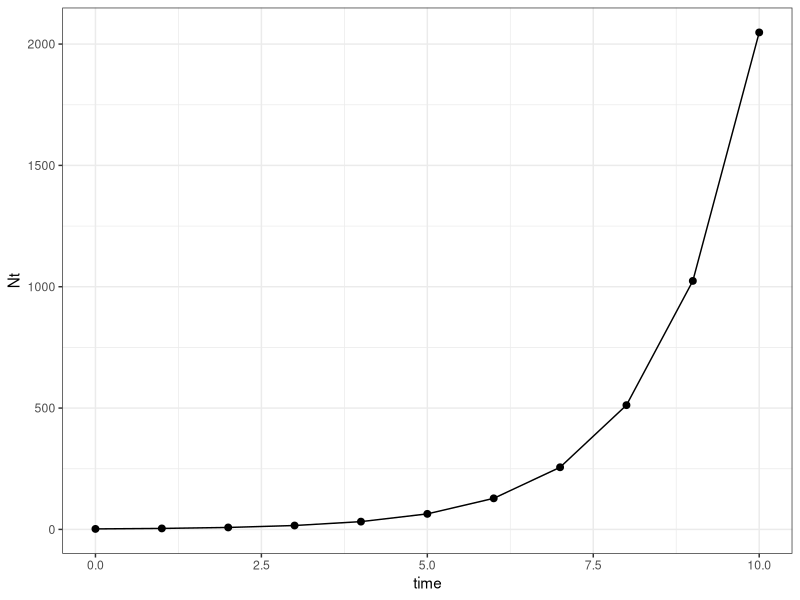
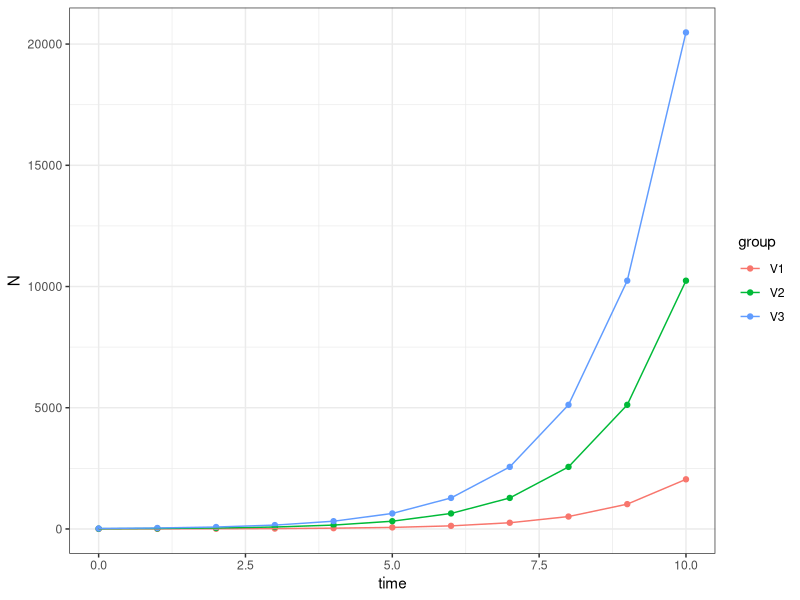
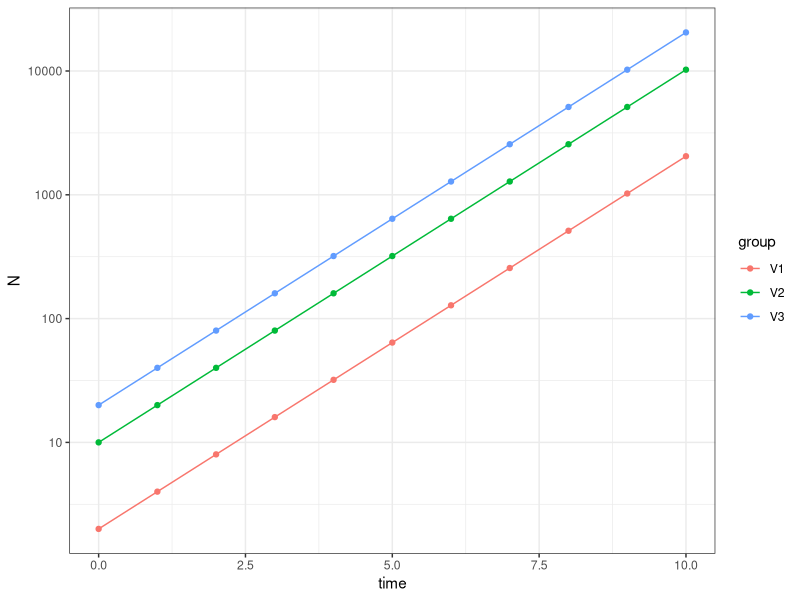
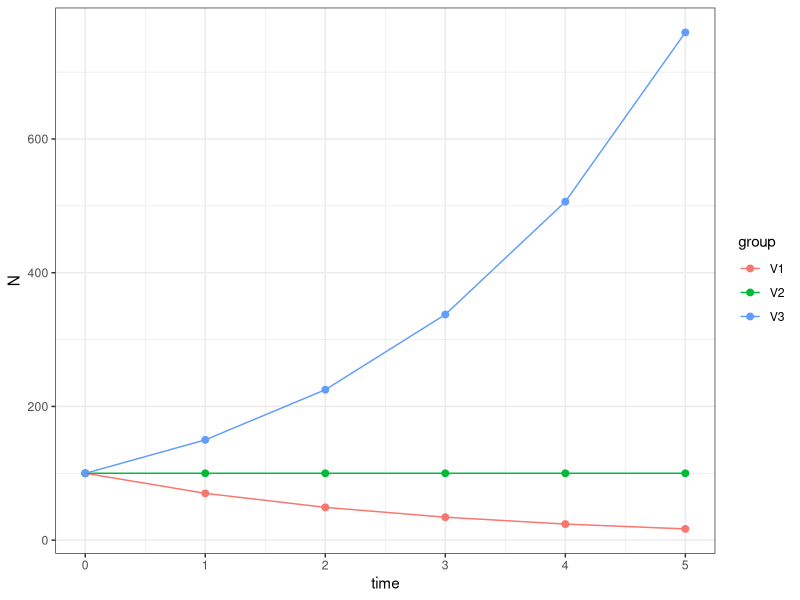
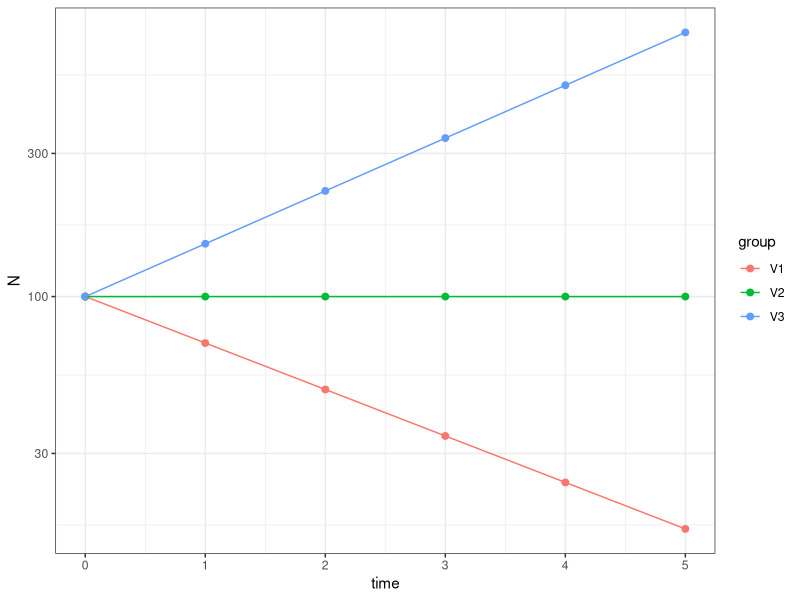
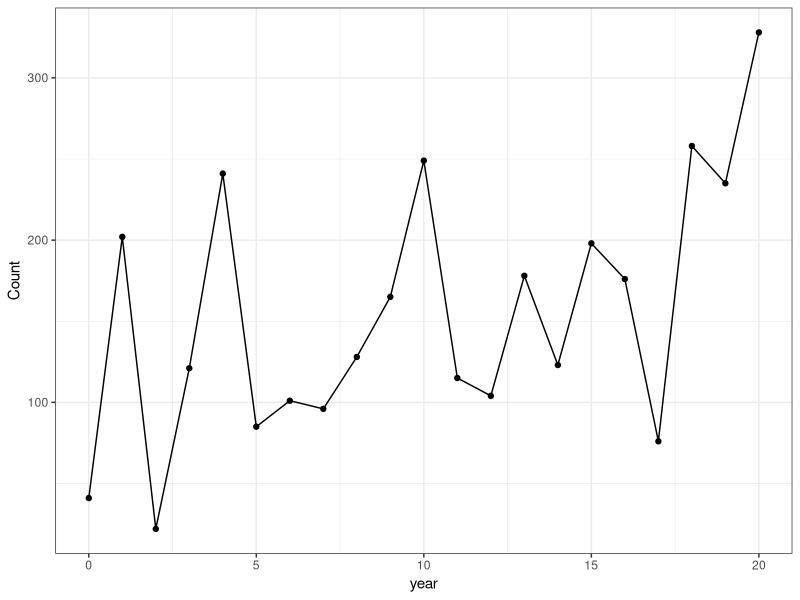
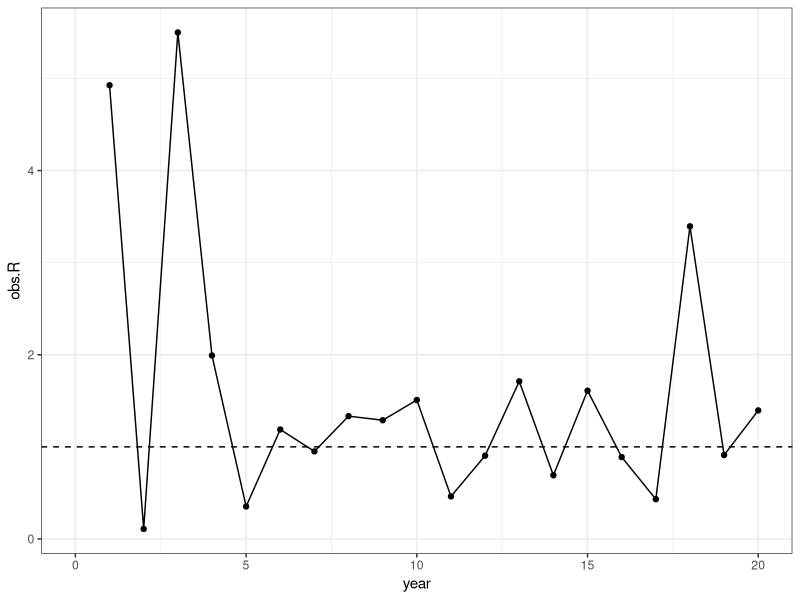
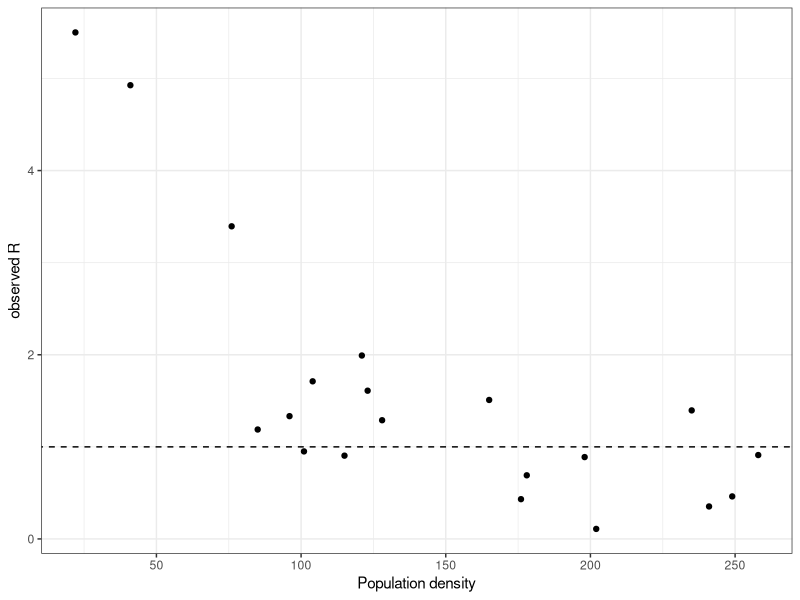

The R source for these figures, in order:
## ---- chunk 1
knitr::opts_chunk$set(echo = F)
## ---- chunk 2
library(tidyverse)
## ---- chunk 3
## lines 3-10 in associated R code
NO <- 2
lambda <- 2
time <- 0:10

Nt <- NO * lambda**time

ggplot(data=NULL,aes(x=time, y=Nt)) + geom_point(size=2) + geom_line() + theme_bw()
## ---- chunk 4
## lines 13-22 in associated R code

N0 <- c(2,10,20) 
lambda <- 2
time <- 0:10

Nt.s <- sapply(N0, function(n) n * lambda**time) %>% as.data.frame() %>% cbind(time) %>% pivot_longer(cols=1:3, names_to = 'group', values_to = 'N')

## Population sizes for the six years
ggplot(data=Nt.s, aes(x=time, y=N, color=group)) + geom_point() + geom_line() + theme_bw()

## ---- chunk 5
## Population sizes for the six years on $log_{10}$ scale
ggplot(data=Nt.s, aes(x=time, y=N, color=group)) + geom_point() + geom_line() + scale_y_log10() + theme_bw()
## ---- chunk 6
## lines 25-34 in associated R code
N0 <- 100 
lambdas <- c(0.7, 1, 1.5)
time <- 0:5

Nt.all <- sapply(lambdas, function(x) N0 * x**time) %>% as.data.frame() %>% cbind(time) %>% pivot_longer(cols=1:3, names_to = 'group', values_to = 'N')

## Population sizes for the six years 
ggplot(data=Nt.all, aes(x=time, y=N, color=group)) + geom_point(size=2) + geom_line() + theme_bw()
## ---- chunk 7
## Population sizes for the six years on $log_{10}$ scale
ggplot(data=Nt.all, aes(x=time, y=N, color=group)) + geom_point(size=2) + geom_line() + scale_y_log10() + theme_bw()
## ---- chunk 8
year <- 0:20
set.seed(5)
Count <- abs(round(rnorm(21, (100*1.05^year), 70),0))
dat <- as.data.frame(cbind(year,Count))
## ---- chunk 9
# plot dynamics
ggplot(data=dat, aes(x=year, y=Count)) + geom_point() + geom_line() + theme_bw()
## ---- chunk 10
dat$obs.R <- NA

dat$obs.R[2:21] <- dat$Count[2:21]/dat$Count[1:20]
obs.R <- dat$Count[2:21]/dat$Count[1:20]

ggplot(data=dat, aes(x=year, y=obs.R)) + geom_point() + geom_line() + geom_hline(yintercept=1,lty=2) + theme_bw()
## ---- chunk 11
ggplot(data=NULL, aes(x=dat$Count[1:20], y=obs.R)) + geom_point() + geom_abline(intercept=1,slope=0, linetype="dashed") + 
  labs(x="Population density",y="observed R")+ theme_bw()
## ---- chunk 12
## lines 62-75 in associated R code
years <- 0:50 #setup a vector for years from 0 to 50
set.seed(1)   # set seed for the randomization so we can reproduce the randomized results
sim.Rs <- sample(x = obs.R, size = 50, replace = TRUE) # this line randomly samples values from 'obs.R' 50 times with replacement

out50yr <- numeric(length(years))
out50yr[1] <- min(dat$Count) 

for (t in 1:50) out50yr[t + 1] <- {
  out50yr[t] * sim.Rs[t]
  }

ggplot(data=NULL, aes(x=years, y=out50yr)) + labs(y="count") + geom_point() + geom_line() + theme_bw()

## ---- chunk 13
PopSim <- function(Rs, N0, years = 50, sims = 1) {
  sim.RM = matrix(sample(Rs, size = sims * years, replace = TRUE),
                    nrow = years, ncol = sims)
  output <- numeric(years + 1)
  output[1] <- N0
  outmat <- sapply(1:sims, function(i) {
    for (t in 1:years) output[t + 1] <- round(output[t] * sim.RM[t, i], 0)
    output
    })
  return(outmat)
  }
## ---- chunk 14
## lines 92-100 in associated R code
sim10 <- as.data.frame(PopSim(Rs = obs.R, N0 = 43, sims = 10)) %>% mutate(year=0:50) %>%  gather("sim","count",-year)

# plot the 10 simulated populations
ggplot(sim10, aes(x=year,y=count,color=sim))+geom_line() + theme_bw()

## ---- chunk 15
ggplot(sim10, aes(x=year,y=log(count+1),color=sim))+geom_line() + theme_bw()
## ---- chunk 16
ggplot(data=sim10 %>% filter(year==50), aes(x=log(count+1)))+geom_histogram()
## ---- chunk 17
simsummary <- sim10 %>% filter(year==50) %>% select(count) 
year50_quantiles <- quantile(simsummary$count, probs=c(.05,.95))
n_extinct <- sim10 %>% filter(year==50 & count==0) %>% count() %>% as.data.frame()
## ---- chunk 18
year50_quantiles
## ---- chunk 19
n_extinct
